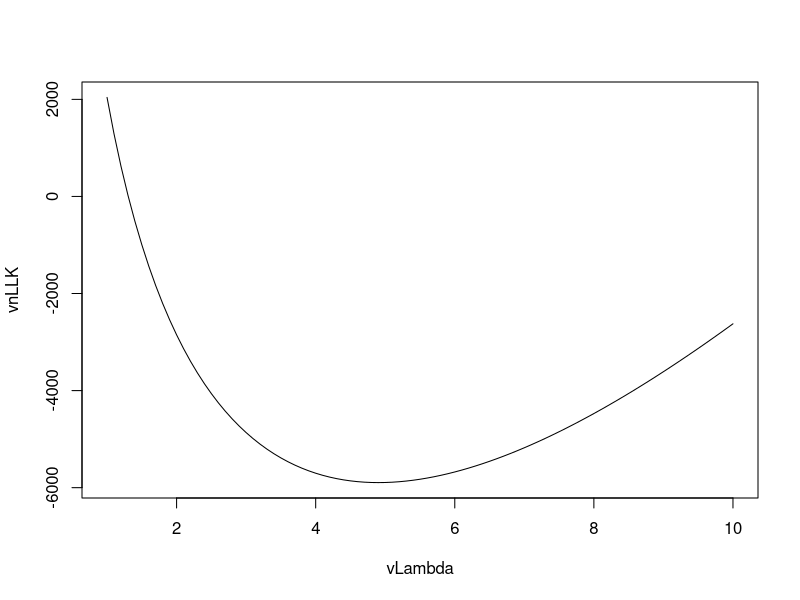

Here is the R script that generated this plot: (Note: this script raises an error after producing the figure.)
## ---- chunk 1


dLambda <- 5
vX <- rexp(10000, dLambda)

nLLK <- function(dLambda, vX) {
  dnLLK <- -sum(dexp(vX, dLambda, log = TRUE))
  return(dnLLK)
}

vLambda <- seq(1, 10, by = 0.1)

vnLLK <- sapply(vLambda, nLLK, vX = vX)

plot(vLambda, vnLLK, type = "l")
abline(v = 1 / mean(vY), col = "red")

mean(1 / mean(vX))

optimizer <- optim(2, nLLK,
  method = "L-BFGS-B",
  lower = 1e-6,
  upper = 10,
  vX = vX
)

options(digits = 10)
optimizer$par
1 / mean(vX)
